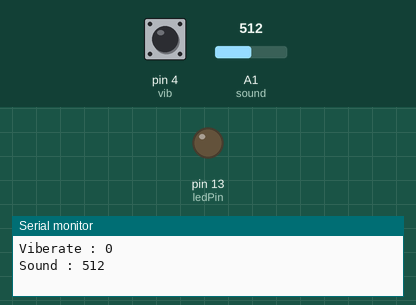
Recording of a sketch running on a simulated Arduino Uno, built with avr-gcc and run on an emulated ATmega328P. Shown: output pins drawn as LEDs (lit = HIGH), the last lines printed to the serial monitor. The test bench sets the inputs (shaded band); at power-on: pin 4 (vib) LOW, A1 (sound) = 512.

Above: at 1.2 s.
1.3 s: pin 4 (vib) pulsed HIGH 2 times (0.12 s each, 0.3 s apart)
At 2.5 s:
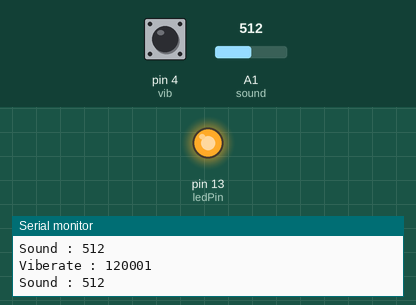
Timing chart, 0 to 4.3 s (numbered marks = the images above; inputs shaded):
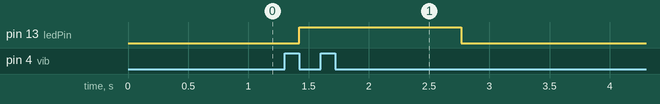

Measured:
- after the input at 1.3 s, pin 13 (ledPin): LOW → HIGH after 0.12 s, → LOW 1.3 s later

The sketch:

code.ino
```cpp
#include <SoftwareSerial.h>
SoftwareSerial BTSerial(8, 7);
int ledPin = 13;
int vib = 4;
int sound = 1;
unsigned int anal_sound;

void setup() {
  pinMode(ledPin, OUTPUT);
  pinMode(vib, INPUT);
  Serial.begin(9600);
  BTSerial.begin(9600);
}

void loop() {
  long measurement =TP_init();
  anal_sound = analogRead(sound);
  if (measurement > 1000){
    digitalWrite(ledPin, HIGH);
  }else{
    digitalWrite(ledPin, LOW);
  }
  Serial.print("Viberate : ");
  Serial.println(measurement);
  Serial.print("Sound : ");
  Serial.println((anal_sound));
  BTSerial.print("Viberate : ");
  BTSerial.println(measurement);
  BTSerial.print("Sound : ");
  BTSerial.println((anal_sound));
  delay(10);
}
long TP_init(){
  long measurement=pulseIn (vib, HIGH);
  return measurement;
}
```
